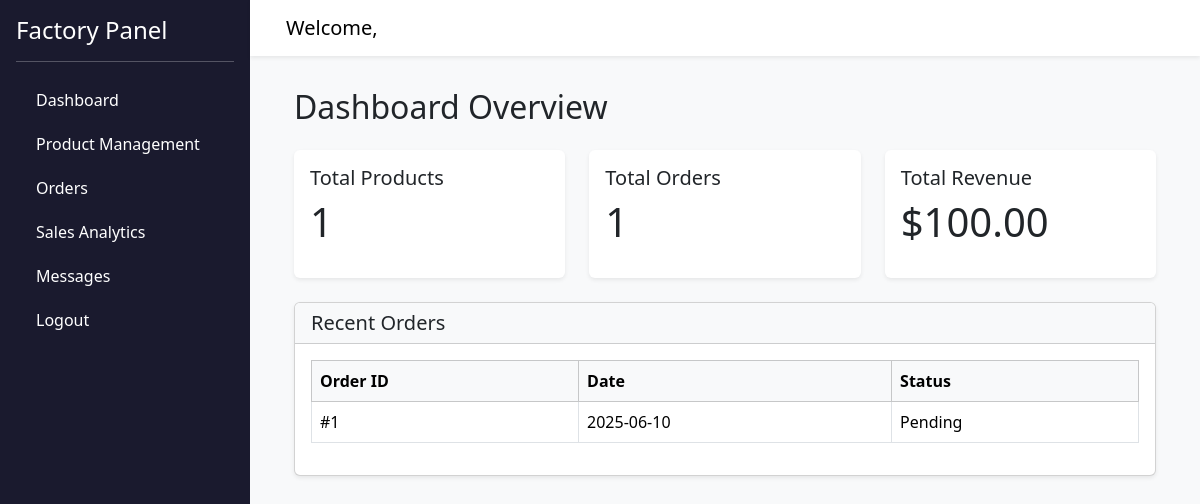
/dashboard (signed in), run on the app's committed database.
### models.py (models this page shows)
class Order(db.Model):
    __tablename__ = 'orders'
    id = db.Column(db.Integer, primary_key=True)
    seller_id = db.Column(db.Integer, db.ForeignKey('users.id'), nullable=False)
    factory_id = db.Column(db.Integer, db.ForeignKey('factories.id'), nullable=False)
    total_price = db.Column(db.Float, nullable=False)
    status = db.Column(db.String(50), nullable=False, default='Pending')
    order_date = db.Column(db.DateTime, nullable=False, default=datetime.utcnow)
    shipping_address = db.Column(db.Text, nullable=False)
    payment_method = db.Column(db.String(50), nullable=True)
    items = db.relationship('OrderItem', backref='order', cascade="all, delete-orphan")
    receipt = db.relationship('Receipt', backref='order', uselist=False, cascade="all, delete-orphan")
    chat = db.relationship('Chat', back_populates='order', uselist=False, cascade="all, delete-orphan")

### routes/dashboard_routes.py (the view)
@dashboard_bp.route('/dashboard', endpoint='dashboard')
def dashboard():
    if 'user_id' not in session:
        flash('Please log in first.', 'error')
        logger.debug("No user_id in session")
        return redirect(url_for('auth.index'))
    user = User.query.get(session['user_id'])
    if not user or not user.factory:
        flash('No factory linked to this user.', 'error')
        logger.debug(f"User {user.id if user else 'None'} has no factory")
        return redirect(url_for('auth.index'))
    factory = user.factory
    try:
        products = factory.products if factory.products is not None else []
        orders = factory.orders if factory.orders is not None else []
        logger.debug(f"Factory {factory.id}: {len(products)} products, {len(orders)} orders")
        total_products = len(products)
        total_orders = len(orders)
        total_revenue = sum(order.total_price for order in orders)
        recent_orders = (
            Order.query.filter_by(factory_id=factory.id)
            .order_by(Order.order_date.desc())
            .limit(5)
            .all()
        )
        logger.debug(f"Retrieved {len(recent_orders)} recent orders for factory {factory.id}")
        low_stock_products = [p for p in products if p.quantity < 10]
        logger.debug(f"Found {len(low_stock_products)} low stock products")
        return render_template(
            'dashboard.html',
            user=user,
            total_products=total_products,
            total_orders=total_orders,
            total_revenue=total_revenue,
            recent_orders=recent_orders,
            low_stock_products=low_stock_products
        )
    except Exception as e:
        logger.error(f"Error in dashboard route for user {user.id}: {str(e)}", exc_info=True)
        flash('An error occurred while loading the dashboard.', 'error')
        return redirect(url_for('auth.index'))

### templates/dashboard.html (shortened to what this page needs)
{% extends 'base.html' %}
{% block content %}
<div class="container-fluid">
    <h2 class="mb-4">Dashboard Overview</h2>
    <div class="row mb-4">
        <div class="col-md-4">
            <div class="card shadow-sm border-0">
                <div class="card-body">
                    <h5 class="card-title">Total Products</h5>
                    <p class="display-6">{{ total_products }}</p>
                </div>
            </div>
        </div>
        <div class="col-md-4">
            <div class="card shadow-sm border-0">
                <div class="card-body">
                    <h5 class="card-title">Total Orders</h5>
                    <p class="display-6">{{ total_orders }}</p>
                </div>
            </div>
        </div>
        <div class="col-md-4">
            <div class="card shadow-sm border-0">
                <div class="card-body">
                    <h5 class="card-title">Total Revenue</h5>
                    <p class="display-6">${{ '%.2f' | format(total_revenue) }}</p>
                </div>
            </div>
        </div>
    </div>
<div class="card shadow-sm mb-4">
    <div class="card-header bg-light">
        <h5 class="mb-0">Recent Orders</h5>
    </div>
    <div class="card-body">
        {% if recent_orders %}
            <div class="table-responsive">
                <table class="table table-bordered table-hover" aria-label="Recent orders table">
                    <thead class="table-light">
                        <tr>
                            <th>Order ID</th>
                            <th>Date</th>
                            <th>Status</th>
                        </tr>
                    </thead>
                    <tbody>
                        {% for order in recent_orders %}
                        <tr>
                            <td>#{{ order.id }}</td>
                            <td>{{ order.order_date.strftime('%Y-%m-%d') }}</td>
                            <td>{{ order.status }}</td>
                        </tr>
                        {% endfor %}
                    </tbody>
                </table>
            </div>
        {% else %}
            <div class="alert alert-info text-center">
                No recent orders found.
            </div>
        {% endif %}
    </div>
</div>
</div>
{% endblock %}

### templates/base.html (style rules this page uses)
body { min-height: 100vh; display: flex; flex-direction: column; background-color: #f8f9fa; }

### data on the page
Order: id "1", order_date "2025-06-10", status "Pending"

### other printed values
{{ total_products }} "1"
{{ total_orders }} "1"
{{ '%.2f' | format(total_revenue) }} "100.00"
